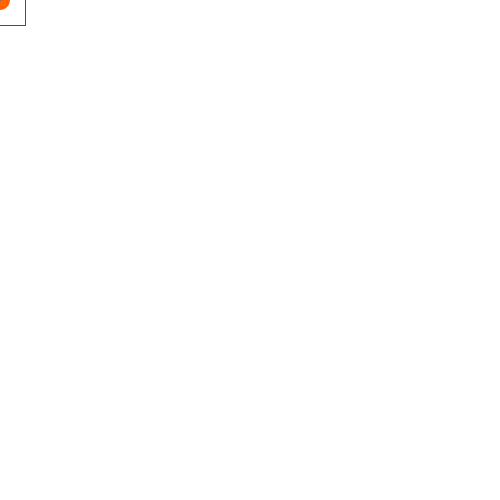
Frame 1 (no input)
Frame 60 (the mouse pressed at the canvas centre just before this capture): identical to frame 1, image omitted
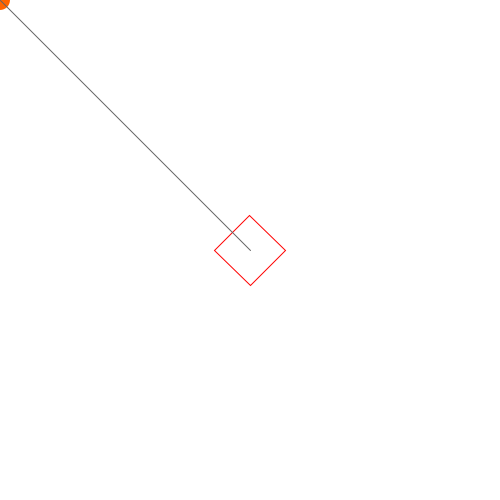
Frame 120 (the mouse held since frame 60 and released just before this capture)

The Processing sketch that drew these frames (run headless with seeded random() and noise(); from frame 60 on, the mouse is pressed at the canvas centre):

// Processing sketch: Vectors_Distance_Angle
// ── Vectors_Distance_Angle.pde
PVector center = new PVector();
PVector current = new PVector();

void setup()
{
  size(500, 500);
}

void draw()
{
  background(255);
  
  float distance = center.dist(current);
  float angle = atan2(current.y - center.y, current.x - center.x);
  
  pushMatrix();
  translate(center.x, center.y);
  rotate(angle);
  noFill();
  stroke(255, 0, 0);
  rectMode(CENTER);
  rect(0, 0, 50, 50);
  popMatrix();
  
  pushMatrix();
  translate(current.x, current.y);
  fill(255, 100, 0);
  noStroke();
  ellipse(0, 0, 20, 20);
  popMatrix();
  
  stroke(100);
  line(center.x, center.y, current.x, current.y);
  
}

void mousePressed()
{
  center.x = mouseX;
  center.y = mouseY;
}

void mouseDragged()
{
  current.x = mouseX;
  current.y = mouseY;
}
